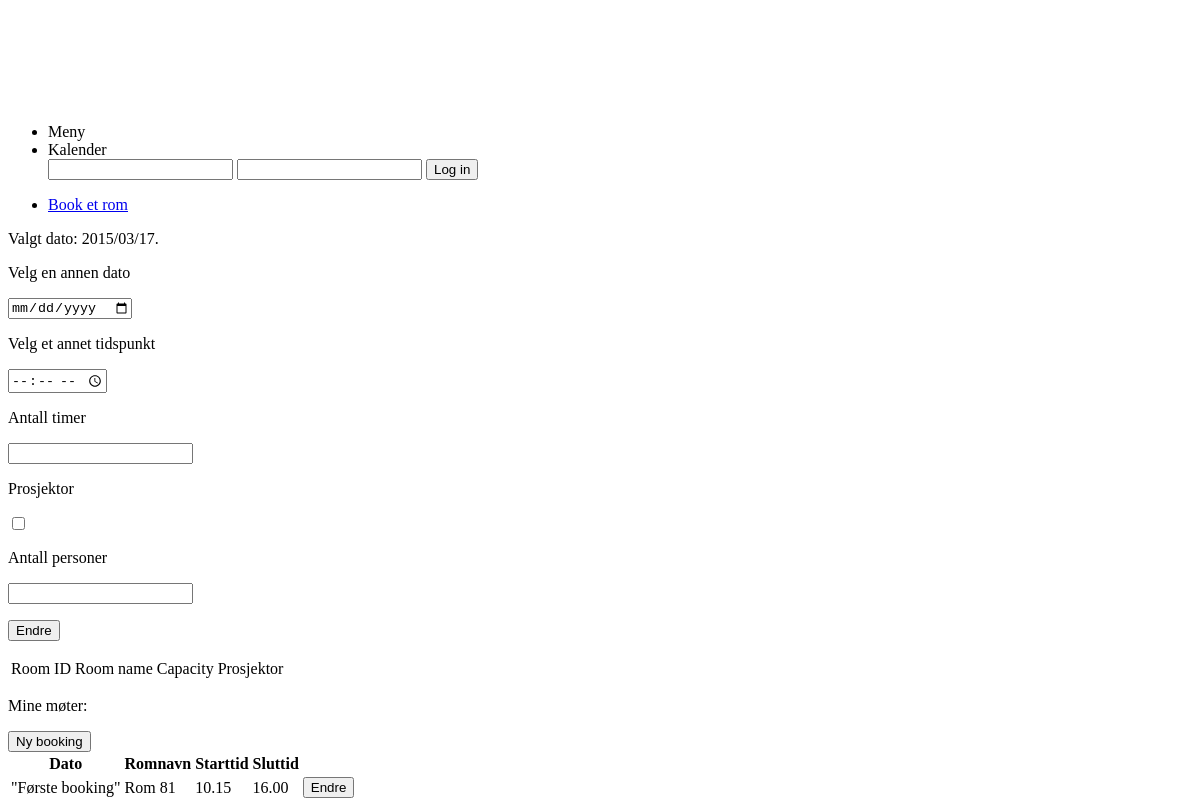
/desktop_home.php, run on an earlier commit of the app's database.
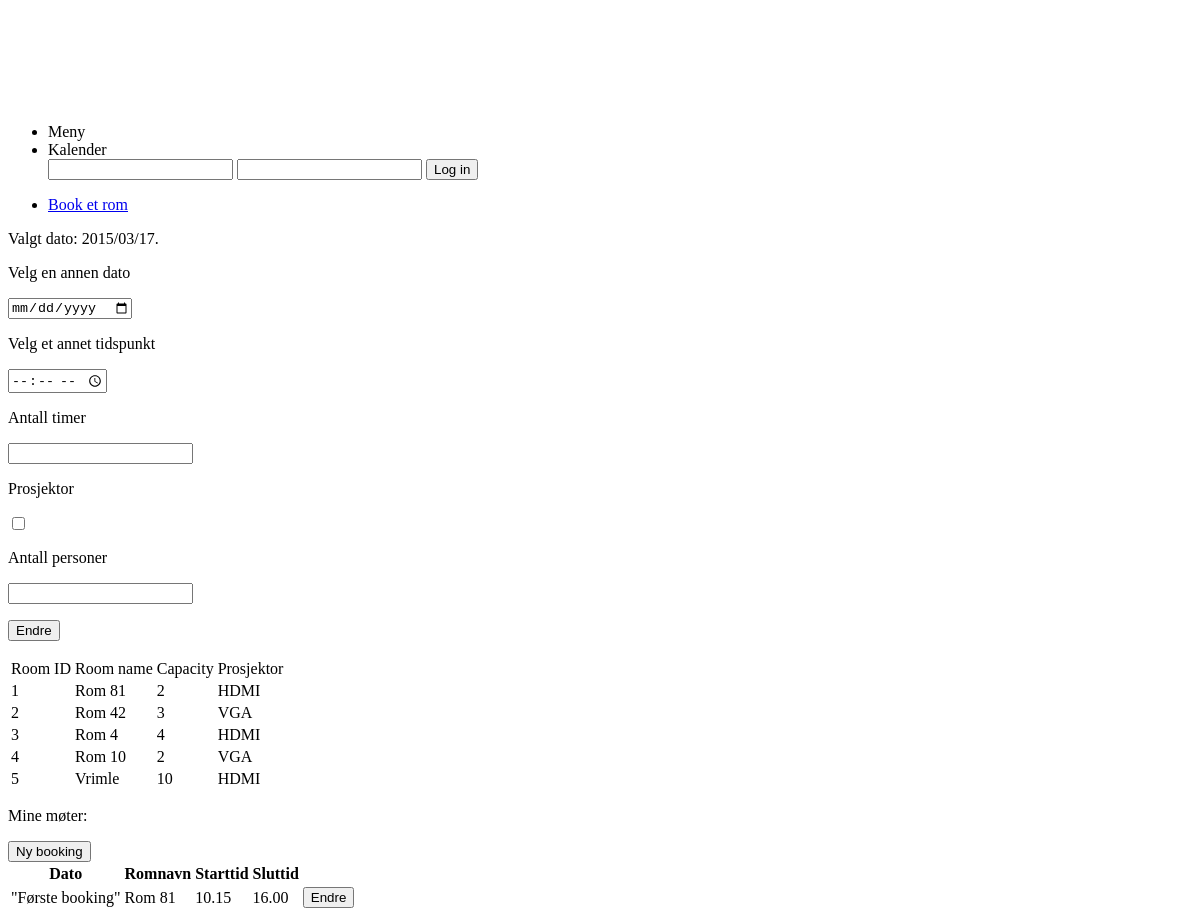
And on a later commit of the database.
### tables this page shows
CREATE TABLE IF NOT EXISTS `room` (
  `id` int(6) unsigned NOT NULL AUTO_INCREMENT,
  `name` varchar(30) NOT NULL,
  `projector` enum('HDMI','VGA') DEFAULT NULL,
  `capacity` int(1) NOT NULL,
  PRIMARY KEY (`id`)
);

### selectedDate.php (called while the page is built, shortened)
<?php
class SelectedDate{
    private $dateSelected = null;
    public function __construct(){
        $date = new DateTime();
        $timestamp = $date->getTimestamp();
        if(!isset($_POST["dato"])){
           $this->dateSelected = date('Y/m/d', $timestamp);
        } else {
            $this->dateSelected = $_POST["dato"];
        }
    }
    public function getSelectedDate(){
        return $this->dateSelected;
    }
}

### database.php (the view, shortened to what this page needs)
<?php
class DB
{
    private $username = "eftoli14";
    private $password = "eftoli14";
    private $host = "mysql.nith.no";
    private $database = "eftoli14";
    public $connection = null;
    public function __construct()
    {
        $this->connection = mysqli_connect($this->host, $this->username, $this->password, $this->database);
    }
    public function logIn($user, $pass)
    {
        $sql = "SELECT name FROM user WHERE name = '$user' AND password = '$pass'";
        $result = $this->connection->query($sql);
        return false;
    }
    public function showAvailable($date){
        $sql = "SELECT DISTINCT room.id AS rid, room.name, room.capacity, room.projector FROM room LEFT JOIN booking ON room.id = booking.room_id WHERE room.id NOT IN( SELECT room.id FROM room JOIN booking ON room.id = booking.room_id WHERE DATE_FORMAT(" . $date . ", '%Y-%m-%d') = DATE_FORMAT(booking.booked_from, '%Y-%m-%d'));";
        $result = $this->connection->query($sql);
        echo "<tr><td>Room ID</td><td>Room name</td><td>Capacity</td><td>Prosjektor</td></tr>";
        for($i = 0; $i < mysqli_num_rows($result); $i++) {
            $row = $result->fetch_assoc();
            echo "<tr>";
            echo "<td>" . $row["rid"] . "</td><td>" . $row["name"] . "</td><td>" . $row["capacity"] . "</td><td>" . $row["projector"] . "</td>";
            echo "</tr>";
        }
    }
}
?>

### desktop_home.php (shortened to what this page needs)
<?php
require("database.php");
require("selectedDate.php");
$database = new DB();
$selectedDate = new SelectedDate();
$username = $_SESSION["Username"];
$password = $_SESSION["Password"];
?>
<DOCTYPE html>
<html>
<head>
	<link type="html/css" rel="stylesheet" href="css/forside_css.css" />
	<link type="html/css" rel="stylesheet" href="css/felles.css" />
</head>
<body>
<div id="wrapper">
	<header>
		<img src="bilder/WACT_hvit_rgb.png" alt="logo" height="99" width="100" />
	</header>
	<nav>
		<ul>
			<li class="navbar">Meny</li>
			<li class="navbar">Kalender</li>
            <?php
            if($database->logIn($username, $password)){
                echo "<li class='navbar'>Welcome back, " . $username . "</li>";
                echo "<form action='logOut.php' method='POST' class='navbar'/>
                <input type='hidden' name='logOut' />
                <input type='submit' value='Log out' />
                </form>";
            } else {
                echo "<form action='login.php' method='POST' class='navbar'>
                <input type='username' name='username' required />
                <input type='password' name='password' required />
                <input type='submit' value='Log in'>
                </form>";
            }
            ?>
		</ul>
        <ul>
            <li class="navbar"><a href="booknyttrom.php">Book et rom</a></li>
        </ul>
	</nav>
<div>
    <?php
    $selectedDate = $selectedDate->getSelectedDate();
    echo "Valgt dato: " . $selectedDate . ".";
    ?>
    <form action='update.php' method='POST'>
        <p>Velg en annen dato</p>
        <input type='date' name='dato' />
        <p>Velg et annet tidspunkt</p>
        <input type='time' name='tidspunkt' />
        <p>Antall timer</p>
        <input type='number' name='timer' />
        <p>Prosjektor</p>
        <input type='checkbox' name='prosjektor' />
        <p>Antall personer</p>
        <input type='number' name='personer' />
        <p><input type='submit' value='Endre' /></p>
    </form>
</div>
	<table class="kalender">
        <?php
       $database->showAvailable($selectedDate);
        ?>
	</table>
	<footer>
		<p>Mine møter:</p>
		<table>
			<tr>
				<th>Dato</th>
				<th>Romnavn</th>
				<th>Starttid</th>
				<th>Sluttid</th>
			</tr>
			<tr>
				<td>"Første booking"</td>
				<td>Rom 81</td>
				<td>10.15</td>
				<td>16.00</td>
				<td><button>Endre</button></td>
			</tr>
		<button>Ny booking</button>
	</footer>
</div>
</body>
</html>

What changed in the data, as far as the page shows it:
added room: id "1", name "Rom 81", capacity "2", projector "HDMI"
added room: id "2", name "Rom 42", capacity "3", projector "VGA"
added room: id "3", name "Rom 4", capacity "4", projector "HDMI"
added room: id "4", name "Rom 10", capacity "2", projector "VGA"
added room: id "5", name "Vrimle", capacity "10", projector "HDMI"
